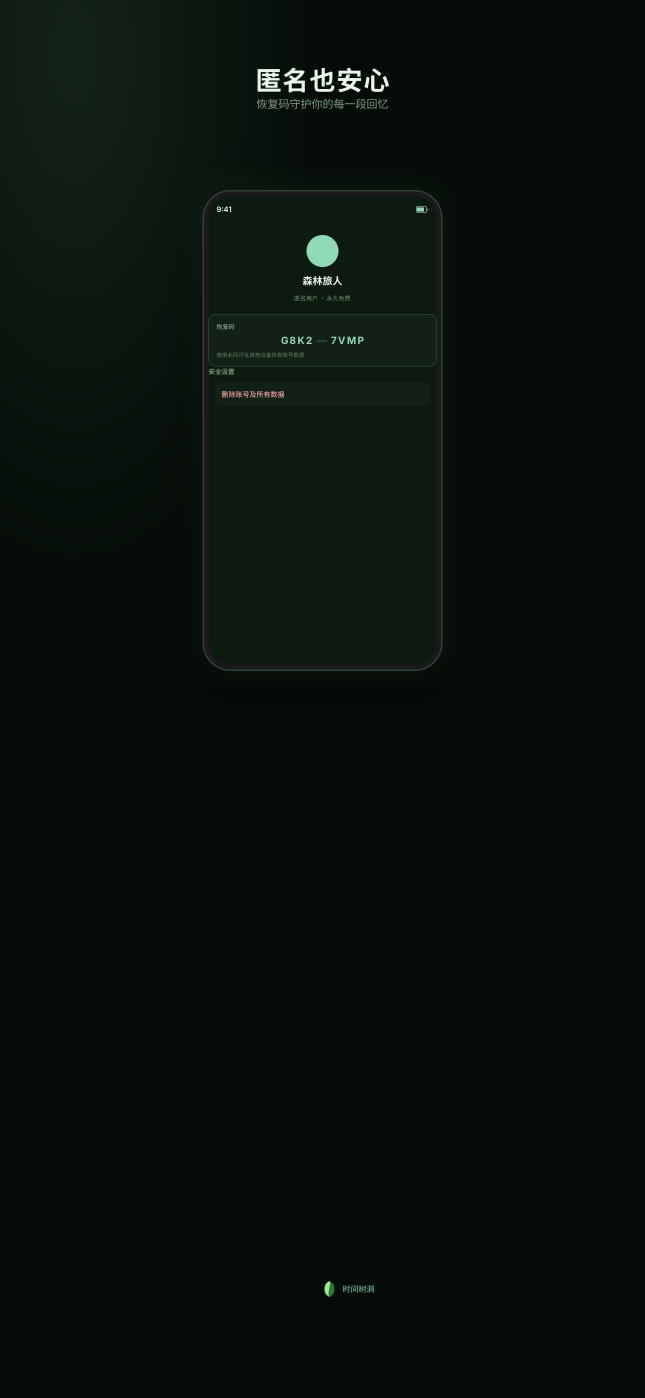
#> input picture design-exports/AppStore截图-匿名也安心.png, 1290 x 2796 px (shown at 1/2 size); its folder holds only this picture in this run
$ python generate-screenshots.py
#> lines starting #> are read from the running program, lines starting #| are printed output that depends on the picture
#!/usr/bin/env python3
"""把 iPhone 6.7" (1290x2796) 素材生成 App Store Connect 需要的
6.5" (1242x2688) 与 13" iPad (2048x2732) 截屏。

- 6.5"：直接缩放，比例接近（1290/2796≈0.461，1242/2688≈0.462）。
- 13" iPad：采用 fit-height 居中放置，两侧留深色边。iPhone-only App
  在 iPad 上以兼容模式（2x）运行正是居中显示，画面诚实且可通过审核。
"""

from pathlib import Path
from PIL import Image

SRC_DIR = Path("D:/时间树洞APP/design-exports")
IPHONE66_DIR = SRC_DIR / "AppStore-6.5inch"
IPAD_DIR = SRC_DIR / "AppStore-ipad-13inch"

IPHONE66_SIZE = (1242, 2688)
IPAD_SIZE = (2048, 2732)
BG_COLOR = (18, 18, 24)  # 接近时间树洞深色背景


def fit_center(canvas: Image.Image, src: Image.Image) -> Image.Image:
    """按高度等比缩放后居中贴合（iPad 兼容模式效果）。"""
    scale = canvas.height / src.height
    new_w = int(src.width * scale)
    resized = src.resize((new_w, canvas.height), Image.LANCZOS)
    x = (canvas.width - new_w) // 2
    canvas.paste(resized, (x, 0))
    return canvas


def generate():
    IPHONE66_DIR.mkdir(exist_ok=True)
    IPAD_DIR.mkdir(exist_ok=True)

    sources = sorted(SRC_DIR.glob("AppStore截图-*.png"))
    if not sources:
        raise RuntimeError("找不到 AppStore截图-*.png 源文件")

    for src_path in sources:
        stem = src_path.stem.replace("AppStore截图-", "")
        img = Image.open(src_path).convert("RGB")

        # 6.5" iPhone
        iphone66 = img.resize(IPHONE66_SIZE, Image.LANCZOS)
        iphone66.save(IPHONE66_DIR / f"{stem}.jpg", "JPEG", quality=95)

        # 13" iPad：深色背景 + 居中 fit-height
        ipad = Image.new("RGB", IPAD_SIZE, BG_COLOR)
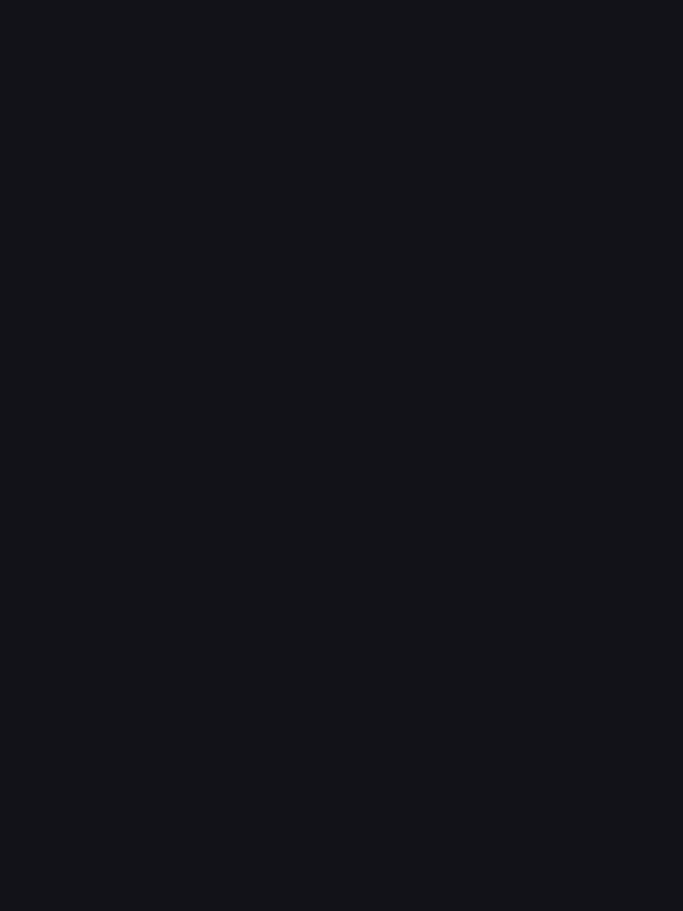
#> ipad: PIL image 2048x2732 RGB (shown at 1/3 size); mean R, G, B 18, 18, 24
        fit_center(ipad, img)
        ipad.save(IPAD_DIR / f"{stem}.jpg", "JPEG", quality=95)

        print(f"✓ {src_path.name} → 6.5\" + iPad 13\"")


if __name__ == "__main__":
    generate()
